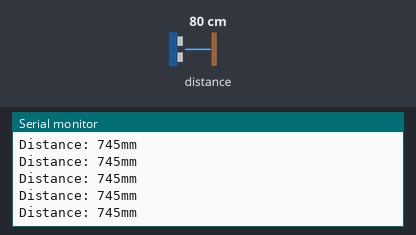
Recording of a sketch running on a simulated Arduino Uno, built with avr-gcc and run on an emulated ATmega328P. Parts: the last lines printed to the serial monitor. Inputs (shaded band) come from the test bench; at power-on: distance to the obstacle 80 cm.

Above: at 1.2 s.
1.3 s: distance to the obstacle set to 120 cm
At 2.4 s:
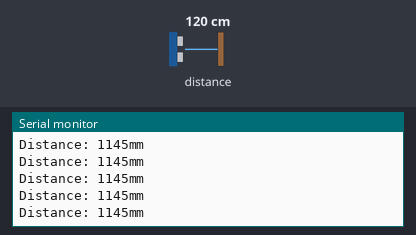
4.3 s: distance to the obstacle set to 2 cm
At 5.4 s:
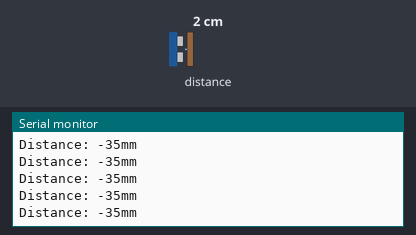
7.3 s: distance to the obstacle set to 9 cm
At 8.3 s:
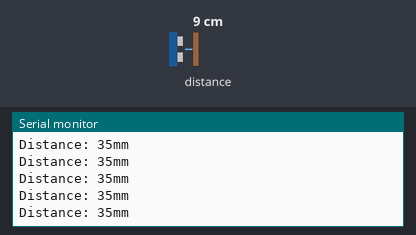
Timing chart, 0 to 10.3 s (numbered marks = the images above; inputs shaded):
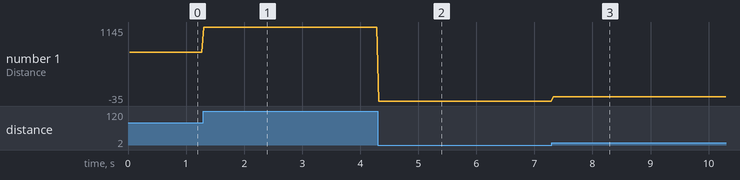

The sketch:

VL53L0X2.ino
```cpp
/* This example shows how to use continuous mode to take
range measurements with the VL53L0X. It is based on
vl53l0x_ContinuousRanging_Example.c from the VL53L0X API.

The range readings are in units of mm.

Original source: https://github.com/pololu/vl53l0x-arduino
Modified by Ahmad Shamshiri for RoboJax.com
Date mortified: Sep 26, 2017
*/


#include <Wire.h>
#include <VL53L0X.h>

VL53L0X sensor;

void setup()
{
  Serial.begin(9600);
  Wire.begin();

  sensor.init();
  sensor.setTimeout(500);

  // Start continuous back-to-back mode (take readings as
  // fast as possible).  To use continuous timed mode
  // instead, provide a desired inter-measurement period in
  // ms (e.g. sensor.startContinuous(100)).
  sensor.startContinuous();
}

void loop()
{
  int distance =sensor.readRangeContinuousMillimeters();
 distance = distance -55;// -55 is to compensate for error. Change or set it to zero to make it work for your sensor
  Serial.print("Distance: ");
  Serial.print(distance);
  Serial.print("mm");
  if (sensor.timeoutOccurred()) { Serial.print(" TIMEOUT"); }

  Serial.println();
}
```

Measured:
- after the input at 1.3 s, the serial monitor: prints a new line at once (image 1)
- after the input at 4.3 s, the serial monitor: prints a new line at once (image 2)
- after the input at 7.3 s, the serial monitor: prints a new line at once (image 3)
- plotted number 1: 745 → 1145 after the input at 1.3 s, 1145 → -35 after the input at 4.3 s, -35 → 35 after the input at 7.3 s
